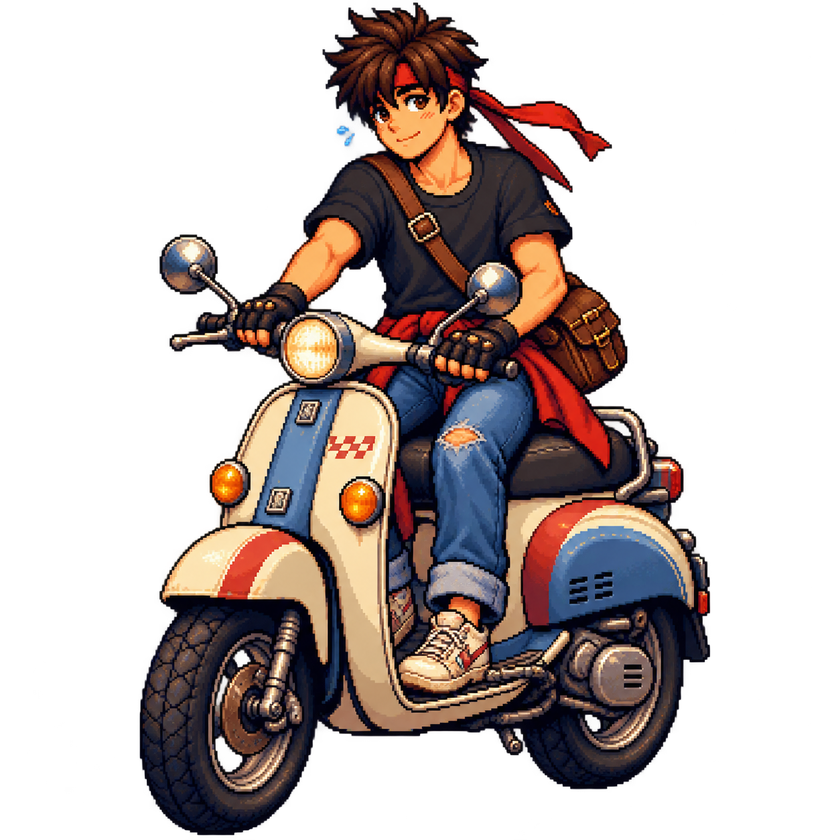
#> input picture asset_lab/lab_assets/characters/luacrote_hero_headband_scooter/luacrotte_hero_headband_scooter.png, 840 x 840 px, shrunk from 1254 x 1254 before the run
$ python stitch_background_tiles.py --input ../lab_assets/characters/luacrote_hero_headband_scooter/luacrotte_hero_headband_scooter.png --output out.png
#> lines starting #> are read from the running program, lines starting #| are printed output that depends on the picture
"""Deterministically stitch a source background into a rectangular tile grid."""
from __future__ import annotations

import argparse
from pathlib import Path

from PIL import Image


def main() -> int:
    parser = argparse.ArgumentParser()
    parser.add_argument("--input", required=True)
    parser.add_argument("--output", required=True)
    parser.add_argument("--columns", type=int, default=2)
    parser.add_argument("--rows", type=int, default=2)
    parser.add_argument("--trim-alpha", action="store_true")
    args = parser.parse_args()

    source = Image.open(args.input).convert("RGBA")
#> source is the input picture: PIL image 840x840 RGBA; mean R, G, B, A 41.4, 30.8, 28.6, 100.7
    if args.trim_alpha:
        alpha = source.getchannel("A")
        bbox = alpha.getbbox()
        if bbox:
            source = source.crop(bbox)
    if args.columns < 1 or args.rows < 1:
        raise ValueError("rows and columns must be positive")

    output = Image.new(
        "RGBA",
        (source.width * args.columns, source.height * args.rows),
        (0, 0, 0, 0),
    )
#> output: PIL image 1680x1680 RGBA; every value is 0
    for row in range(args.rows):
        for column in range(args.columns):
            output.alpha_composite(source, (column * source.width, row * source.height))
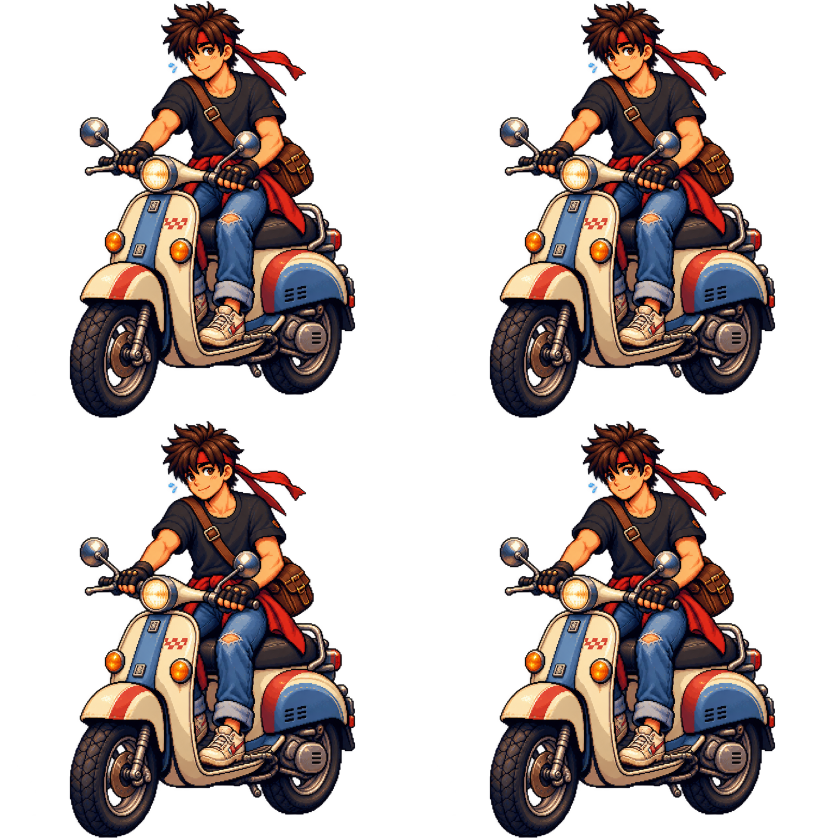
#> output: PIL image 1680x1680 RGBA (shown at 1/2 size); mean R, G, B, A 41.4, 30.8, 28.6, 100.7; transparent parts drawn white

    destination = Path(args.output)
    destination.parent.mkdir(parents=True, exist_ok=True)
    output.save(destination, "PNG")
    print(f"Saved {destination} ({output.width}x{output.height})")
#| Saved out.png (1680x1680)
    return 0


if __name__ == "__main__":
    raise SystemExit(main())
#> (the program exits here)
